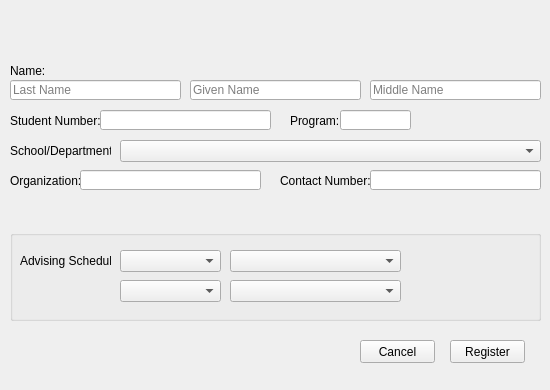
<?xml version="1.0" encoding="UTF-8"?>
<ui version="4.0">
 <class>Form</class>
 <widget class="QWidget" name="Form">
  <property name="geometry">
   <rect>
    <x>0</x>
    <y>0</y>
    <width>550</width>
    <height>390</height>
   </rect>
  </property>
  <property name="windowTitle">
   <string>Form</string>
  </property>
  <widget class="QLabel" name="label_name">
   <property name="geometry">
    <rect>
     <x>10</x>
     <y>60</y>
     <width>61</width>
     <height>21</height>
    </rect>
   </property>
   <property name="text">
    <string>Name:</string>
   </property>
  </widget>
  <widget class="QLineEdit" name="lineEdit_lastname">
   <property name="geometry">
    <rect>
     <x>10</x>
     <y>80</y>
     <width>171</width>
     <height>20</height>
    </rect>
   </property>
   <property name="statusTip">
    <string/>
   </property>
   <property name="whatsThis">
    <string/>
   </property>
   <property name="accessibleName">
    <string/>
   </property>
   <property name="inputMask">
    <string/>
   </property>
   <property name="text">
    <string/>
   </property>
   <property name="placeholderText">
    <string>Last Name</string>
   </property>
  </widget>
  <widget class="QLabel" name="label_program">
   <property name="geometry">
    <rect>
     <x>290</x>
     <y>110</y>
     <width>51</width>
     <height>21</height>
    </rect>
   </property>
   <property name="text">
    <string>Program:</string>
   </property>
  </widget>
  <widget class="QLineEdit" name="lineEdit_givenname">
   <property name="geometry">
    <rect>
     <x>190</x>
     <y>80</y>
     <width>171</width>
     <height>20</height>
    </rect>
   </property>
   <property name="placeholderText">
    <string>Given Name</string>
   </property>
  </widget>
  <widget class="QLineEdit" name="lineEdit_middlename">
   <property name="geometry">
    <rect>
     <x>370</x>
     <y>80</y>
     <width>171</width>
     <height>20</height>
    </rect>
   </property>
   <property name="placeholderText">
    <string>Middle Name</string>
   </property>
  </widget>
  <widget class="QLabel" name="label_studentnumber">
   <property name="geometry">
    <rect>
     <x>10</x>
     <y>110</y>
     <width>91</width>
     <height>21</height>
    </rect>
   </property>
   <property name="text">
    <string>Student Number:</string>
   </property>
  </widget>
  <widget class="QLineEdit" name="lineEdit_studentnumber">
   <property name="geometry">
    <rect>
     <x>100</x>
     <y>110</y>
     <width>171</width>
     <height>20</height>
    </rect>
   </property>
   <property name="text">
    <string/>
   </property>
  </widget>
  <widget class="QLineEdit" name="lineEdit_program">
   <property name="geometry">
    <rect>
     <x>340</x>
     <y>110</y>
     <width>71</width>
     <height>20</height>
    </rect>
   </property>
   <property name="text">
    <string/>
   </property>
  </widget>
  <widget class="QLineEdit" name="lineEdit_contactnumber">
   <property name="geometry">
    <rect>
     <x>370</x>
     <y>170</y>
     <width>171</width>
     <height>20</height>
    </rect>
   </property>
   <property name="text">
    <string/>
   </property>
  </widget>
  <widget class="QLabel" name="label_contactnumber">
   <property name="geometry">
    <rect>
     <x>280</x>
     <y>170</y>
     <width>91</width>
     <height>21</height>
    </rect>
   </property>
   <property name="text">
    <string>Contact Number:</string>
   </property>
  </widget>
  <widget class="QComboBox" name="comboBox_department">
   <property name="geometry">
    <rect>
     <x>120</x>
     <y>140</y>
     <width>421</width>
     <height>22</height>
    </rect>
   </property>
   <property name="editable">
    <bool>false</bool>
   </property>
   <property name="currentText">
    <string/>
   </property>
   <property name="currentIndex">
    <number>-1</number>
   </property>
  </widget>
  <widget class="QLabel" name="label_department">
   <property name="geometry">
    <rect>
     <x>10</x>
     <y>140</y>
     <width>101</width>
     <height>21</height>
    </rect>
   </property>
   <property name="text">
    <string>School/Department:</string>
   </property>
  </widget>
  <widget class="QPushButton" name="pushButton_register">
   <property name="geometry">
    <rect>
     <x>450</x>
     <y>340</y>
     <width>75</width>
     <height>23</height>
    </rect>
   </property>
   <property name="text">
    <string>Register</string>
   </property>
  </widget>
  <widget class="QLabel" name="label_organization">
   <property name="geometry">
    <rect>
     <x>10</x>
     <y>170</y>
     <width>91</width>
     <height>21</height>
    </rect>
   </property>
   <property name="text">
    <string>Organization:</string>
   </property>
  </widget>
  <widget class="QLineEdit" name="lineEdit_organization">
   <property name="geometry">
    <rect>
     <x>80</x>
     <y>170</y>
     <width>181</width>
     <height>20</height>
    </rect>
   </property>
   <property name="text">
    <string/>
   </property>
  </widget>
  <widget class="QGroupBox" name="groupBox">
   <property name="geometry">
    <rect>
     <x>10</x>
     <y>230</y>
     <width>531</width>
     <height>91</height>
    </rect>
   </property>
   <property name="title">
    <string/>
   </property>
   <widget class="QComboBox" name="comboBox_time2">
    <property name="geometry">
     <rect>
      <x>220</x>
      <y>50</y>
      <width>171</width>
      <height>22</height>
     </rect>
    </property>
   </widget>
   <widget class="QComboBox" name="comboBox_day1">
    <property name="geometry">
     <rect>
      <x>110</x>
      <y>20</y>
      <width>101</width>
      <height>22</height>
     </rect>
    </property>
   </widget>
   <widget class="QComboBox" name="comboBox_time1">
    <property name="geometry">
     <rect>
      <x>220</x>
      <y>20</y>
      <width>171</width>
      <height>22</height>
     </rect>
    </property>
   </widget>
   <widget class="QLabel" name="label_advisingschedule">
    <property name="geometry">
     <rect>
      <x>10</x>
      <y>20</y>
      <width>91</width>
      <height>21</height>
     </rect>
    </property>
    <property name="text">
     <string>Advising Schedule:</string>
    </property>
   </widget>
   <widget class="QComboBox" name="comboBox_day2">
    <property name="geometry">
     <rect>
      <x>110</x>
      <y>50</y>
      <width>101</width>
      <height>22</height>
     </rect>
    </property>
   </widget>
  </widget>
  <widget class="QPushButton" name="pushButton_cancel">
   <property name="geometry">
    <rect>
     <x>360</x>
     <y>340</y>
     <width>75</width>
     <height>23</height>
    </rect>
   </property>
   <property name="text">
    <string>Cancel</string>
   </property>
  </widget>
 </widget>
 <resources/>
 <connections/>
</ui>
